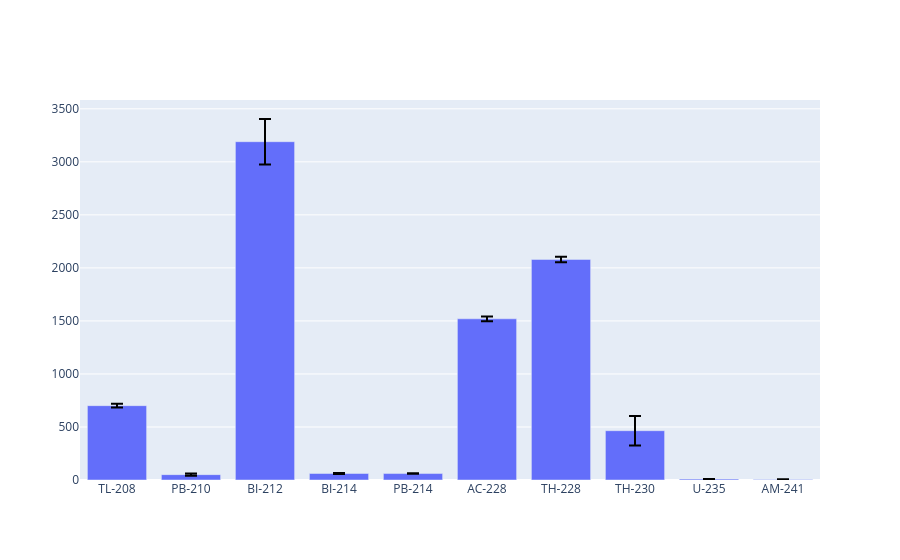

Source (notebook cell):
### Code cell
s6 = nc_rgth["s6"]
data = s6[["Nucléide", "Moyenne Activité"]]


fig = go.Figure(
    data = go.Bar(
        x = s6["Nucléide"],
        y = s6["Moyenne Activité"],
        error_y=dict(
        type='data',
        array=s6['Estimation Incert.'],
        symmetric=True,         # Désactive la symétrie pour contrôler le haut/bas
        # arrayminus=[0]*len(s6),   # Force l'incertitude vers le bas à 0
        visible=True,
        color='black',           # Couleur de la barre d'erreur
        thickness=2,             # Épaisseur de la ligne
        width=6                  # Largeur des petits tirets horizontaux aux extrémités
    ),  
))

fig.show()

### Figure 1 — Plotly figure (JSON) as saved in the notebook; plotly's stock layout.template omitted (floating-point values rounded to 4 significant figures)
{"data": [{"error_y": {"array": [18.5, 10.1, 214.0, 5.49, 2.1, 22.6, 25.6, 139.0, 0.858, 1.91], "color": "black", "symmetric": true, "thickness": 2, "type": "data", "visible": true, "width": 6}, "type": "bar", "x": ["TL-208", "PB-210", "BI-212", "BI-214", "PB-214", "AC-228", "TH-228", "TH-230", "U-235", "AM-241"], "y": [701.0, 50.5, 3190.0, 61.4, 60.8, 1520.0, 2080.0, 465.0, 8.65, 4.87]}], "layout": {}}
